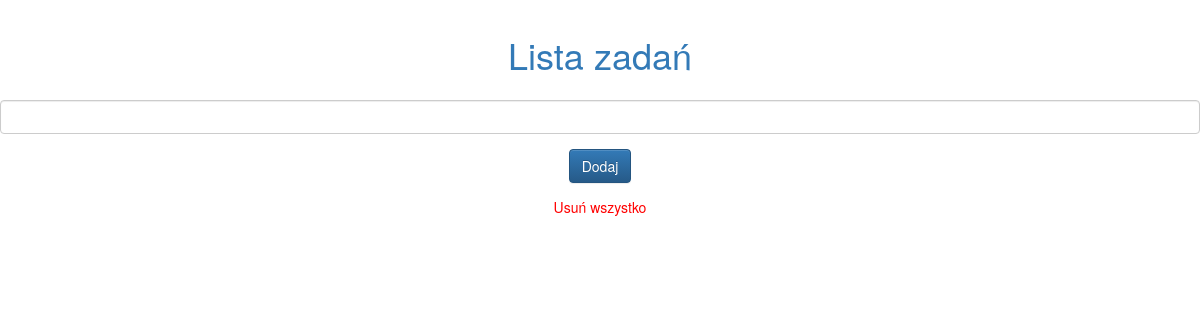
The app's page /, older data.
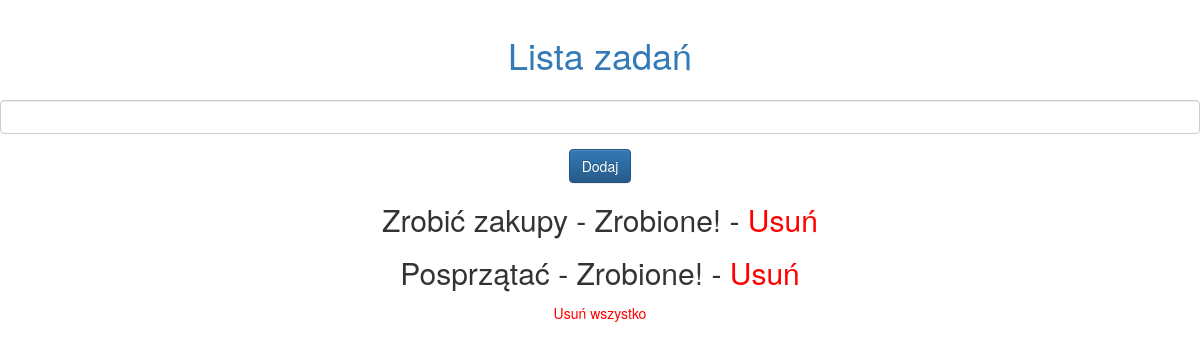
The same page, newer data.
### todolist/models.py (models this page shows, shortened)
class Todo(models.Model):
    title = models.CharField(max_length=200)
    complete = models.BooleanField(default=False)

### todolist/views.py (the view)
# urls.py: path('', include('todolist.urls')),
def todolist(request):
    tasks = Todo.objects.all()
    return render(request, 'todolist/todolist.html', {'tasks': tasks})

### todolist/templates/todolist/todolist.html (shortened to what this page needs)
{% load static %}
<html>
    <head>
        <link rel="stylesheet" href="//maxcdn.bootstrapcdn.com/bootstrap/3.2.0/css/bootstrap.min.css">
        <link rel="stylesheet" href="//maxcdn.bootstrapcdn.com/bootstrap/3.2.0/css/bootstrap-theme.min.css">
        <link rel="stylesheet" type="text/css" href="{% static 'css/main.css' %}">
    </head>
    <body>
        <div class="main-page">
            <h1><a href="/">Lista zadań</a></h1>
        </div>
            <form action="/add/" method = "post">
                <div class="form-group">
                <input class="form-control" type="text" name="content">
                </div>
                <button type="submit" class="btn btn-primary">Dodaj</button>
            </form>
        <div class="tasks">
        {% for task in tasks %}
        <form>
        {% if task.complete == True%}
            <div class="todolist">
                <h2>{{task.title}} - Zrobione! - <a style="color:red" href="{% url 'delete' task.id %}">Usuń</a> </h2>
            </form>
            </div>
        {% else %}
            <div class="todolist">
                <h2>{{task.title}} - Niezrobione! - <a style="color:green"href="{% url 'change_to_done' task.id %}">Zrobione</a> - <a style="color:red" href="{% url 'delete' task.id %}">Usuń</a>
                </h2>
            </div>
        {% endif %}
        {% endfor %}
        </div>
        <div class="delete-all">
        <a href="{% url 'delete-all'%}">Usuń wszystko</a>
        </div>
    </body>
</html>

### todolist/static/css/main.css (style rules this page uses)
* { background-color: #fff; text-align: center; }
.main-page { padding: 15px; }
.delete-all a { text-decoration: none; color: red; }

Row changes from the older to the newer data that the page shows:
added Todo: title "Zrobić zakupy"
added Todo: title "Posprzątać"
